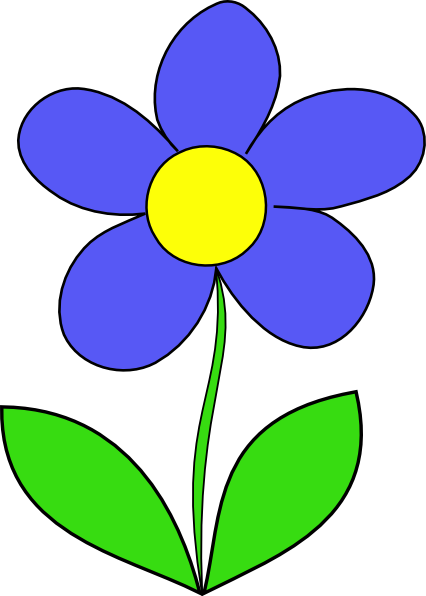
#> input picture flowers.png, 426 x 596 px
$ jupyter execute 'Github papa tutorial.ipynb'
#> lines starting #> are read from the running program, lines starting #| are printed output that depends on the picture; after the words box and inside, x2 and y2 are one past the last pixel; in counts of white or black regions, pixels touching at a corner belong together
[cell 1]
# Importation
# check Pillow version number
import PIL
#print('Pillow Version:', PIL.__version__)
from PIL import Image

import numpy as np
from numpy import asarray

[cell 2]
# Open file
file = "flowers.png"
image = Image.open(file)
#> image is the input picture: PIL image 426x596 RGBA; mean R, G, B, A 166.4, 189.3, 196.3, 130

# Image information
print(image.format)
#| PNG
print(image.size)
#| (426, 596)
print(image.mode)
#| RGBA

[cell 3]
# show the image
image.show()

[cell 4]
thresh = 200
fn = lambda x : 255 if x > thresh else 0
r = image.convert('L').point(fn, mode='1')
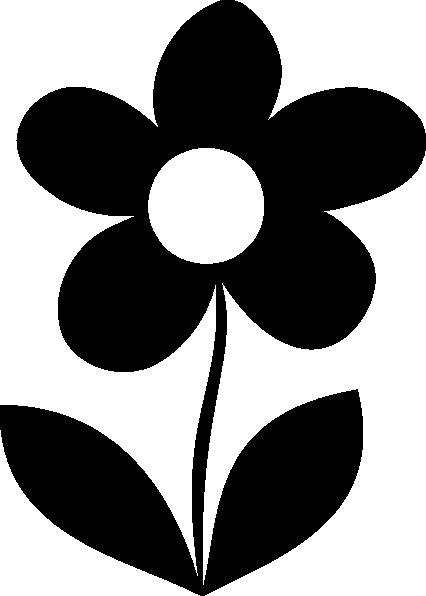
#> r: PIL image 426x596 1; 52.5% white; 1 black region, box (x1, y1, x2, y2) and area: (0, 0, 426, 596) 120707
#r = np.array(r, dtype=np.uint8)
#im = Image.fromarray(r)
#r
#im.save("trial.png")
r.save('trial.png')

[cell 5]
r = np.array(r, dtype=np.uint8)
r


$ run again, with copy.png copied over flowers.png
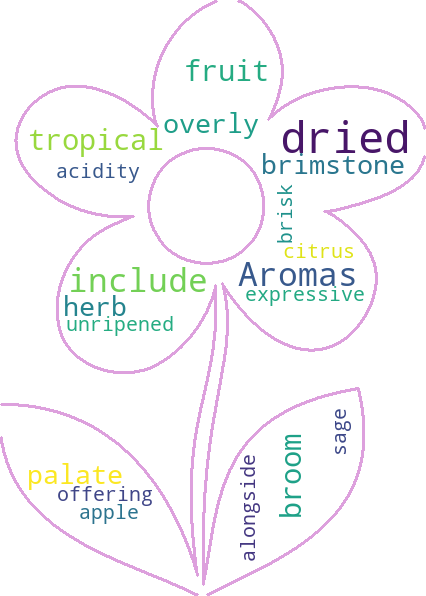
#> input picture copy.png, 426 x 596 px
#> image is the input picture: PIL image 426x596 RGB; mean R, G, B 247.2, 246.5, 248.5
#| PNG
#| (426, 596)
#| RGB
#> `r = image.convert('L').point(fn, mode='1')`:
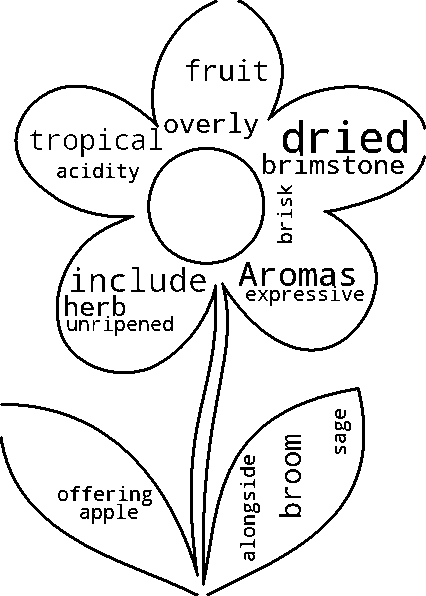
#> r: PIL image 426x596 1; 92% white; 126 black regions (9 under 20 px), largest, box (x1, y1, x2, y2) and area: (0, 0, 218, 577) 4389, (202, 155, 426, 596) 3931, (147, 147, 265, 265) 1114
